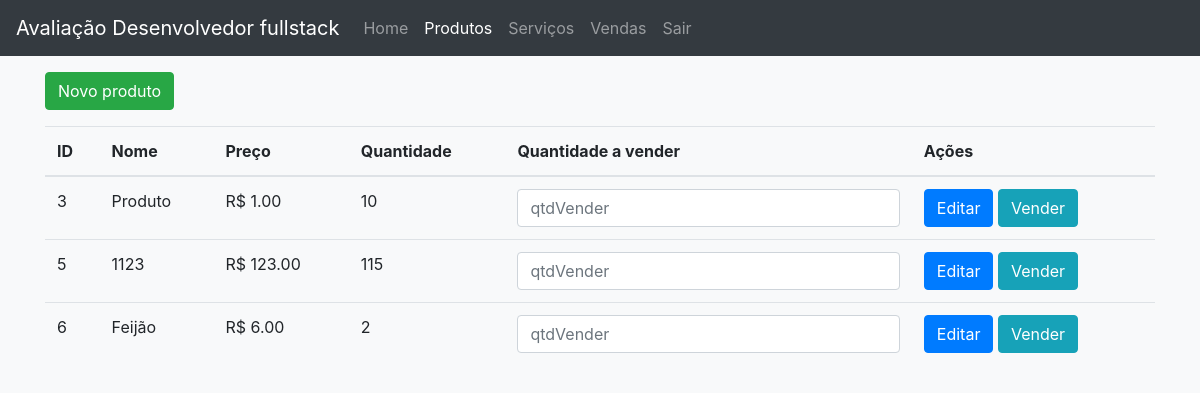
Page /app/View/produtos.php (signed in) on the committed database.
### tables this page shows
CREATE TABLE `produto` (
  `nome` varchar(20) NOT NULL,
  `preco` float NOT NULL,
  `quantidade` int NOT NULL,
  `id` int NOT NULL AUTO_INCREMENT,
  `tipo` char(1) NOT NULL,
  PRIMARY KEY (`id`)
);

### app/Control/Database.php (called while the page is built, shortened)
<?php
class Database{
    private $table;
    private $connection;
    public function __construct($table = null){
        $this->table = $table;
    }
    private function setConnection(){
        try{
            $this->connection = new PDO('mysql:host='.self::HOST.';dbname='.self::NAME,self::USER,self::PASS);
            $this->connection->setAttribute(PDO::ATTR_ERRMODE,PDO::ERRMODE_EXCEPTION);
        }catch(PDOException $e){
            die('ERROR: '.$e->getMessage());
        }
    }
    public function execute($query,$params = []){
        try{
            $statement = $this->connection->prepare($query);
            $statement->execute($params);
            return $statement;
        }catch(PDOException $e){
            die('ERROR: '.$e->getMessage());
        }
    }
    public function select($where = null, $order = null, $limit = null, $fields = '*'){
        $where = strlen($where) ? 'WHERE '.$where : '';
        $order = strlen($order) ? 'ORDER BY '.$order : '';
        $limit = strlen($limit) ? 'LIMIT '.$limit : '';
        $query = 'SELECT '.$fields.' FROM '.$this->table.' '.$where.' '.$order.' '.$limit;
        return $this->execute($query);
    }
}

### app/Model/ProdutoServico.php (called while the page is built, shortened)
<?php
class ProdutoServico{
    public static function getProdutos($where = null, $order = null, $limit = null){
        return (new Database('produto'))->select($where,$order,$limit)
            ->fetchAll(PDO::FETCH_CLASS,self::class);
    }
} ?>

### app/View/produtos.php (called while the page is built, shortened)
<?php
$produtos = ProdutoServico::getProdutos();
$tipo = 1;
$tipoString = "produto";
include __DIR__ . '/includes/header.php';
include __DIR__ . '/includes/listagem.php';
include __DIR__ . '/includes/footer.php';

### app/View/includes/listagem.php (the view, shortened to what this page needs)
<?php
$resultados = '';
foreach($produtos as $produto) {
    if ($produto->tipo == $tipo)      {
        $resultados .= '<form method="post"><tr>
                      <td>' . $produto->id . '</td>
                      <td>' . $produto->nome . '</td>
                      <td>R$ ' . number_format((float)$produto->preco, 2, '.', '')
            . '</td>
                      <td>' . $produto->quantidade . '</td>' .
            ' <td>
                      <input hidden id="produtoId" name="produtoId" value="' . $produto->id . '">
      <input type="number" class="form-control" id="qtdVender" name="qtdVender" placeholder="qtdVender">
    </td>
                      <td>
                        <a href="editar.php?id=' . $produto->id . '">
                          <button type="button" class="btn btn-primary">Editar</button>
                        </a>
                          <button type="submit"  class="btn btn-info">Vender</button>
                      </td>
                    </tr></form>';
    }
}
$resultados = strlen($resultados) ? $resultados : '<tr>
                                                       <td colspan="6" class="text-center">
                                                              Nenhum ' . $tipoString . ' encontrado
                                                       </td>
                                                    </tr>';
?>
<main>
    <section>
        <a href="cadastrar.php?tipo=<?php echo $tipo ?>">
            <button class="btn btn-success">Novo  <?php echo $tipoString ?> </button>
        </a>
    </section>
    <section>
        <table class="table bg-light mt-3">
            <thead>
            <tr>
                <th>ID</th>
                <th>Nome</th>
                <th>Preço</th>
                <th>Quantidade</th>
                <th>Quantidade a vender</th>
                <th>Ações</th>
            </tr>
            </thead>
            <tbody>
            <?=$resultados?>
            </tbody>
        </table>
    </section>
</main>

### rows in the picture
produto: id "3", nome "Produto", preco "1.00", quantidade "10"
produto: id "5", nome "1123", preco "123.00", quantidade "115"
produto: id "6", nome "Feijão", preco "6.00", quantidade "2"

### other values in the picture
$tipoString "produto"
